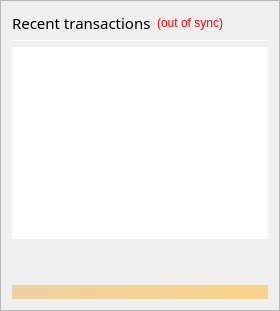
                <widget class="QFrame" name="frame_RecentTransactions">
                 <property name="minimumSize">
                  <size>
                   <width>0</width>
                   <height>0</height>
                  </size>
                 </property>
                 <property name="frameShape">
                  <enum>QFrame::StyledPanel</enum>
                 </property>
                 <property name="frameShadow">
                  <enum>QFrame::Raised</enum>
                 </property>
                 <layout class="QVBoxLayout" name="verticalLayout_1" stretch="0,0,0,0,0">
                  <item>
                   <layout class="QHBoxLayout" name="horizontalLayout_2">
                    <item>
                     <widget class="QLabel" name="label_4">
                      <property name="minimumSize">
                       <size>
                        <width>0</width>
                        <height>20</height>
                       </size>
                      </property>
                      <property name="font">
                       <font>
                        <family>Arial Black</family>
                        <pointsize>11</pointsize>
                        <weight>10</weight>
                        <italic>false</italic>
                        <bold>false</bold>
                       </font>
                      </property>
                      <property name="styleSheet">
                       <string notr="true">font: 87 11pt &quot;Arial Black&quot;;
selection-color: rgb(0, 0, 0);</string>
                      </property>
                      <property name="text">
                       <string>Recent transactions</string>
                      </property>
                     </widget>
                    </item>
                    <item>
                     <widget class="QLabel" name="labelTransactionsStatus">
                      <property name="cursor">
                       <cursorShape>WhatsThisCursor</cursorShape>
                      </property>
                      <property name="toolTip">
                       <string>The displayed information may be out of date. Your wallet automatically synchronizes with the FBC network after a connection is established, but this process has not completed yet.</string>
                      </property>
                      <property name="styleSheet">
                       <string notr="true">QLabel { color: red; }</string>
                      </property>
                      <property name="text">
                       <string notr="true">(out of sync)</string>
                      </property>
                      <property name="alignment">
                       <set>Qt::AlignRight|Qt::AlignTrailing|Qt::AlignVCenter</set>
                      </property>
                     </widget>
                    </item>
                    <item>
                     <spacer name="horizontalSpacer">
                      <property name="orientation">
                       <enum>Qt::Horizontal</enum>
                      </property>
                      <property name="sizeHint" stdset="0">
                       <size>
                        <width>40</width>
                        <height>20</height>
                       </size>
                      </property>
                     </spacer>
                    </item>
                   </layout>
                  </item>
                  <item>
                   <widget class="Line" name="line">
                    <property name="minimumSize">
                     <size>
                      <width>0</width>
                      <height>1</height>
                     </size>
                    </property>
                    <property name="maximumSize">
                     <size>
                      <width>16777215</width>
                      <height>1</height>
                     </size>
                    </property>
                    <property name="orientation">
                     <enum>Qt::Horizontal</enum>
                    </property>
                   </widget>
                  </item>
                  <item>
                   <widget class="QListView" name="listTransactions">
                    <property name="minimumSize">
                     <size>
                      <width>0</width>
                      <height>0</height>
                     </size>
                    </property>
                    <property name="styleSheet">
                     <string notr="true">QListView { background: transparent; }
font: 75 8pt &quot;MS Shell Dlg 2&quot;;</string>
                    </property>
                    <property name="frameShape">
                     <enum>QFrame::NoFrame</enum>
                    </property>
                    <property name="verticalScrollBarPolicy">
                     <enum>Qt::ScrollBarAlwaysOff</enum>
                    </property>
                    <property name="horizontalScrollBarPolicy">
                     <enum>Qt::ScrollBarAlwaysOff</enum>
                    </property>
                    <property name="selectionMode">
                     <enum>QAbstractItemView::NoSelection</enum>
                    </property>
                   </widget>
                  </item>
                  <item>
                   <spacer name="verticalSpacer_2">
                    <property name="orientation">
                     <enum>Qt::Vertical</enum>
                    </property>
                    <property name="sizeType">
                     <enum>QSizePolicy::Expanding</enum>
                    </property>
                    <property name="sizeHint" stdset="0">
                     <size>
                      <width>20</width>
                      <height>40</height>
                     </size>
                    </property>
                   </spacer>
                  </item>
                  <item>
                   <widget class="QLabel" name="labelAlerts">
                    <property name="maximumSize">
                     <size>
                      <width>16777215</width>
                      <height>16777215</height>
                     </size>
                    </property>
                    <property name="styleSheet">
                     <string notr="true">background-color: qlineargradient(x1: 0, y1: 0, x2: 1, y2: 0, stop:0 #F0D0A0, stop:1 #F8D488); color:#000000;</string>
                    </property>
                    <property name="text">
                     <string/>
                    </property>
                    <property name="wordWrap">
                     <bool>true</bool>
                    </property>
                    <property name="margin">
                     <number>3</number>
                    </property>
                   </widget>
                  </item>
                 </layout>
                </widget>
